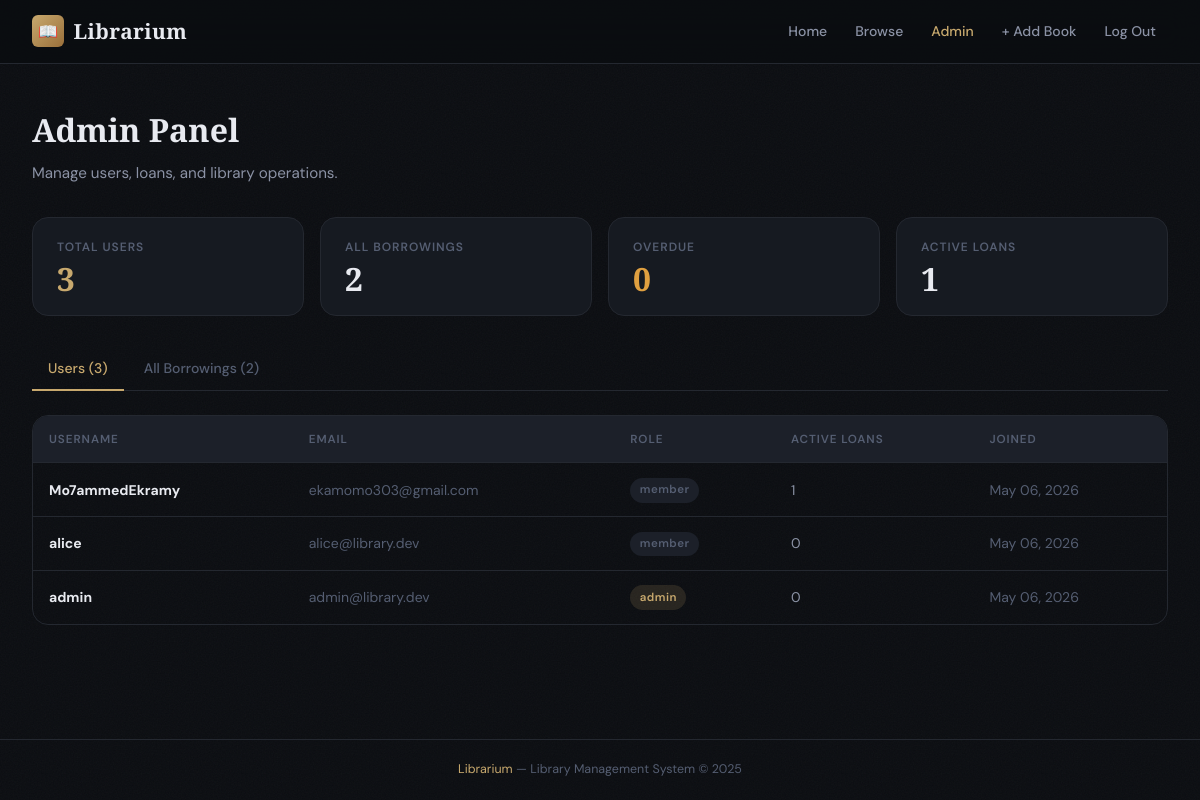
Page /admin (signed in) on the earlier database version.
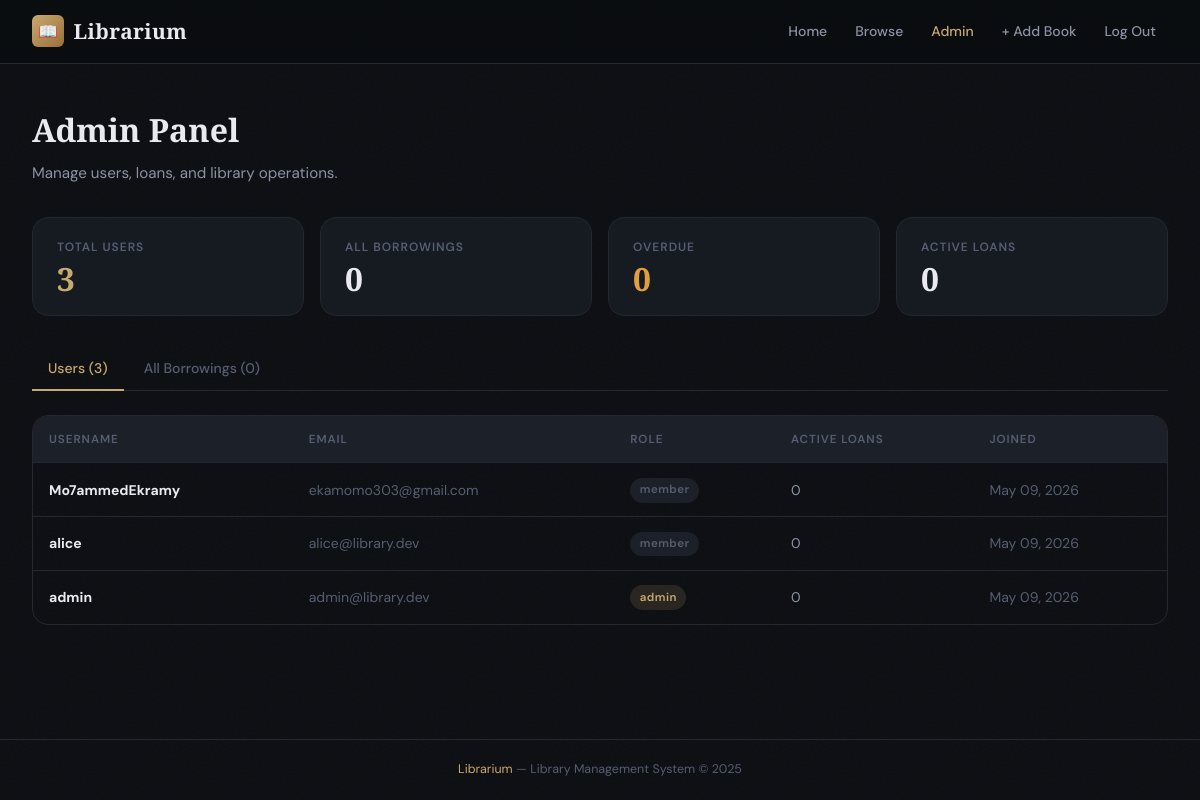
Same page on the later database version.
### models.py (models this page shows, shortened)
class User(db.Model):
    __tablename__ = "users"
    id = db.Column(db.Integer, primary_key=True)
    username = db.Column(db.String(80), unique=True, nullable=False, index=True)
    email = db.Column(db.String(120), unique=True, nullable=False, index=True)
    password_hash = db.Column(db.String(256), nullable=False)
    role = db.Column(db.String(20), nullable=False, default="member")  # 'admin' | 'member'
    created_at = db.Column(db.DateTime, default=datetime.utcnow)
    borrowings = db.relationship("Borrowing", backref="user", lazy="dynamic")
    @property
    def is_admin(self):
        return self.role == "admin"
    @property
    def active_borrowings_count(self):
        return self.borrowings.filter_by(status="borrowed").count()

### routes.py (the view)
@main.route("/admin")
@admin_required
def admin_panel():
    users = User.query.order_by(User.created_at.desc()).all()
    all_borrowings = (
        Borrowing.query
        .join(User).join(Book)
        .order_by(Borrowing.borrow_date.desc())
        .all()
    )
    overdue = [b for b in all_borrowings if b.is_overdue]
    return render_template("admin.html", users=users, all_borrowings=all_borrowings, overdue=overdue, now=datetime.utcnow())

### models.py (called while the page is built)
    @property
    def is_overdue(self):
        if self.status == "borrowed" and self.due_date:
            return datetime.utcnow() > self.due_date
        return False

### routes.py (called while the page is built)
def admin_required(f):
    @wraps(f)
    def decorated(*args, **kwargs):
        if "user_id" not in session:
            flash("Please log in to continue.", "warning")
            return redirect(url_for("main.login"))
        user = User.query.get(session["user_id"])
        if not user or not user.is_admin:
            flash("Administrator access required.", "danger")
            return redirect(url_for("main.dashboard"))
        return f(*args, **kwargs)
    return decorated

def current_user():
    if "user_id" in session:
        return User.query.get(session["user_id"])
    return None

@main.context_processor
def inject_user():
    return {"current_user": current_user()}

### templates/admin.html (shortened to what this page needs)
{% extends "base.html" %}
{% block content %}
<div class="page-header">
  <h1>Admin Panel</h1>
  <p>Manage users, loans, and library operations.</p>
</div>
<div class="stats-grid" style="grid-template-columns:repeat(auto-fit,minmax(160px,1fr))">
  <div class="stat-card">
    <span class="stat-label">Total Users</span>
    <span class="stat-value accent">{{ users|length }}</span>
  </div>
  <div class="stat-card">
    <span class="stat-label">All Borrowings</span>
    <span class="stat-value">{{ all_borrowings|length }}</span>
  </div>
  <div class="stat-card">
    <span class="stat-label">Overdue</span>
    <span class="stat-value" style="color:var(--warning)">{{ overdue|length }}</span>
  </div>
  <div class="stat-card">
    <span class="stat-label">Active Loans</span>
    <span class="stat-value">{{ all_borrowings|selectattr('status','equalto','borrowed')|list|length }}</span>
  </div>
</div>
<div class="tabs">
  <a class="tab active" href="#users" onclick="showTab('users',this)">Users ({{ users|length }})</a>
  <a class="tab" href="#loans" onclick="showTab('loans',this)">All Borrowings ({{ all_borrowings|length }})</a>
</div>
<div id="tab-users">
  <div class="table-wrap">
    <table>
      <thead>
        <tr><th>Username</th><th>Email</th><th>Role</th><th>Active Loans</th><th>Joined</th></tr>
      </thead>
      <tbody>
        {% for u in users %}
        <tr>
          <td><strong>{{ u.username }}</strong></td>
          <td class="text-muted">{{ u.email }}</td>
          <td><span class="badge badge-{{ u.role }}">{{ u.role }}</span></td>
          <td>{{ u.active_borrowings_count }}</td>
          <td class="text-muted">{{ u.created_at.strftime('%b %d, %Y') }}</td>
        </tr>
        {% endfor %}
      </tbody>
    </table>
  </div>
</div>
{% endblock %}

### templates/base.html (shortened to what this page needs)
<!DOCTYPE html>
<html lang="en">
<head>
</head>
<body>
<nav>
  <a href="{{ url_for('main.dashboard') }}" class="nav-brand">
    <div class="nav-brand-icon">📖</div>
    <span class="nav-brand-text">Librarium</span>
  </a>
  <div class="nav-links">
    <a href="{{ url_for('main.dashboard') }}" class="nav-link {% if request.endpoint == 'main.dashboard' %}active{% endif %}">Home</a>
    <a href="{{ url_for('main.books') }}"     class="nav-link {% if request.endpoint == 'main.books' %}active{% endif %}">Browse</a>
    {% if current_user %}
      {% if current_user.is_admin %}
        <a href="{{ url_for('main.admin_panel') }}" class="nav-link accent">Admin</a>
        <a href="{{ url_for('main.add_book') }}" class="nav-link">+ Add Book</a>
      {% endif %}
      <a href="{{ url_for('main.logout') }}" class="nav-link">Log Out</a>
    {% else %}
      <a href="{{ url_for('main.login') }}" class="nav-link">Log In</a>
      <a href="{{ url_for('main.register') }}" class="nav-link nav-btn">Join Free</a>
    {% endif %}
  </div>
</nav>
<main>
  {% block content %}{% endblock %}
</main>
<footer>
  <span>Librarium</span> &mdash; Library Management System &copy; {{ 2025 }}
</footer>
</body>
</html>

Differences in the rows shown:
changed User "Mo7ammedEkramy": active_borrowings_count "1" → "0"; created_at "May 06, 2026" → "May 09, 2026"
changed User "alice": created_at "May 06, 2026" → "May 09, 2026"
changed User "admin": created_at "May 06, 2026" → "May 09, 2026"
Other differences:
{{ all_borrowings|length }}: "2" → "0"
{{ all_borrowings|selectattr('status','equalto','borrowed')|list|length }}: "1" → "0"
